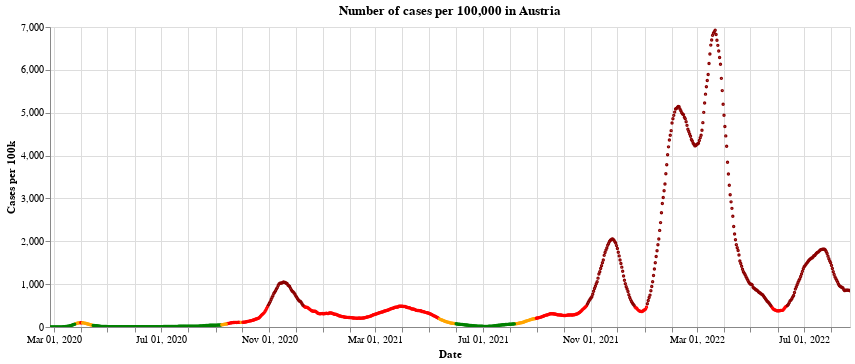

Notebook code cell kept with this figure:
### Markdown cell above
Here is a historical plot of the 'traffic light colours' in Austria, as defined by the [European Centre for Disease Prevention and Control](https://www.ecdc.europa.eu/en/covid-19/situation-updates/weekly-maps-coordinated-restriction-free-movement). See also my other post about the traffic light system for countries in the UK [here](https://idjotherwise.github.io/nlp-otherwise/covid/2021/05/06/ecdc-trafficlight.html), where I show what the rules are for the different traffic lights.

Notice how long Austria was in the 'Red' (and 'Dark red') between September and May - almost 6 months!

### Code cell
#collapse


base = alt.Chart(full_data.query("BundeslandID==10")).mark_point(size=2).encode(
    x=alt.X("yearmonthdate(Time):T", axis=alt.Axis(title='Date')),
    y=alt.Y("TwoWeeklyCasesRate:Q",
            axis=alt.Axis(title='Cases per 100k')),
    tooltip=['Time:T','TwoWeeklyCasesRate:Q', 'Positivity:Q']
).properties(
    title='Number of cases per 100,000 in Austria', width=800
)

chart_to_show = alt.layer(
        base.encode(color=alt.condition((alt.datum.Positivity < 4) &
                                        (alt.datum.TwoWeeklyCasesRate >= 75) &
                                        (alt.datum.TwoWeeklyCasesRate < 200),
                                            alt.ColorValue('orange'),
                                            alt.ColorValue('red')
                                           ),
                    opacity=alt.condition((alt.datum.TwoWeeklyCasesRate >= 75) &
                                              (alt.datum.TwoWeeklyCasesRate < 500),
                                              alt.value(1),
                                              alt.value(0)
                                             )
                   ),
        base.encode(color=alt.value('darkred'),
                    opacity=alt.condition(alt.datum.TwoWeeklyCasesRate >= 500,
                                              alt.value(1),
                                              alt.value(0)
                                             )
                   ),
        base.encode(color=alt.condition((alt.datum.Positivity < 4) &
                                        (alt.datum.TwoWeeklyCasesRate < 50),
                                        alt.ColorValue('green'),
                                        alt.ColorValue('orange')
                                       ),
                    opacity=alt.condition((alt.datum.TwoWeeklyCasesRate < 75) &
                                          (alt.datum.Positivity >= 1),
                                          alt.value(1),
                                          alt.value(0)
                                         )
                   ),
        base.encode(color=alt.ColorValue('green'),
                opacity=alt.condition((alt.datum.TwoWeeklyCasesRate < 75) & (alt.datum.Positivity < 1),
                                      alt.value(1),
                                      alt.value(0)
                                     )
               )
    )

chart_to_show.interactive()

### Figure 1 — Vega-Lite specification as saved in the notebook (floating-point values rounded to 4 significant figures; data arrays with more than 128 entries replaced by an {"elided": "..."} marker saying what was removed)
{"config": {"view": {"continuousWidth": 400, "continuousHeight": 300}}, "layer": [{"mark": {"type": "point", "size": 2}, "encoding": {"color": {"condition": {"value": "orange", "test": "(((datum.Positivity < 4) && (datum.TwoWeeklyCasesRate >= 75)) && (datum.TwoWeeklyCasesRate < 200))"}, "value": "red"}, "opacity": {"condition": {"value": 1, "test": "((datum.TwoWeeklyCasesRate >= 75) && (datum.TwoWeeklyCasesRate < 500))"}, "value": 0}, "tooltip": [{"type": "temporal", "field": "Time"}, {"type": "quantitative", "field": "TwoWeeklyCasesRate"}, {"type": "quantitative", "field": "Positivity"}], "x": {"type": "temporal", "axis": {"title": "Date"}, "field": "Time", "timeUnit": "yearmonthdate"}, "y": {"type": "quantitative", "axis": {"title": "Cases per 100k"}, "field": "TwoWeeklyCasesRate"}}, "selection": {"selector001": {"type": "interval", "bind": "scales", "encodings": ["x", "y"]}}, "title": "Number of cases per 100,000 in Austria", "width": 800}, {"mark": {"type": "point", "size": 2}, "encoding": {"color": {"value": "darkred"}, "opacity": {"condition": {"value": 1, "test": "(datum.TwoWeeklyCasesRate >= 500)"}, "value": 0}, "tooltip": [{"type": "temporal", "field": "Time"}, {"type": "quantitative", "field": "TwoWeeklyCasesRate"}, {"type": "quantitative", "field": "Positivity"}], "x": {"type": "temporal", "axis": {"title": "Date"}, "field": "Time", "timeUnit": "yearmonthdate"}, "y": {"type": "quantitative", "axis": {"title": "Cases per 100k"}, "field": "TwoWeeklyCasesRate"}}, "title": "Number of cases per 100,000 in Austria", "width": 800}, {"mark": {"type": "point", "size": 2}, "encoding": {"color": {"condition": {"value": "green", "test": "((datum.Positivity < 4) && (datum.TwoWeeklyCasesRate < 50))"}, "value": "orange"}, "opacity": {"condition": {"value": 1, "test": "((datum.TwoWeeklyCasesRate < 75) && (datum.Positivity >= 1))"}, "value": 0}, "tooltip": [{"type": "temporal", "field": "Time"}, {"type": "quantitative", "field": "TwoWeeklyCasesRate"}, {"type": "quantitative", "field": "Positivity"}], "x": {"type": "temporal", "axis": {"title": "Date"}, "field": "Time", "timeUnit": "yearmonthdate"}, "y": {"type": "quantitative", "axis": {"title": "Cases per 100k"}, "field": "TwoWeeklyCasesRate"}}, "title": "Number of cases per 100,000 in Austria", "width": 800}, {"mark": {"type": "point", "size": 2}, "encoding": {"color": {"value": "green"}, "opacity": {"condition": {"value": 1, "test": "((datum.TwoWeeklyCasesRate < 75) && (datum.Positivity < 1))"}, "value": 0}, "tooltip": [{"type": "temporal", "field": "Time"}, {"type": "quantitative", "field": "TwoWeeklyCasesRate"}, {"type": "quantitative", "field": "Positivity"}], "x": {"type": "temporal", "axis": {"title": "Date"}, "field": "Time", "timeUnit": "yearmonthdate"}, "y": {"type": "quantitative", "axis": {"title": "Cases per 100k"}, "field": "TwoWeeklyCasesRate"}}, "title": "Number of cases per 100,000 in Austria", "width": 800}], "data": {"name": "data-f5844ec7b0b81510aa098c1cd0780418"}, "$schema": "https://vega.github.io/schema/vega-lite/v4.8.1.json", "datasets": {"data-f5844ec7b0b81510aa098c1cd0780418": {"elided": "909 records"}}}
